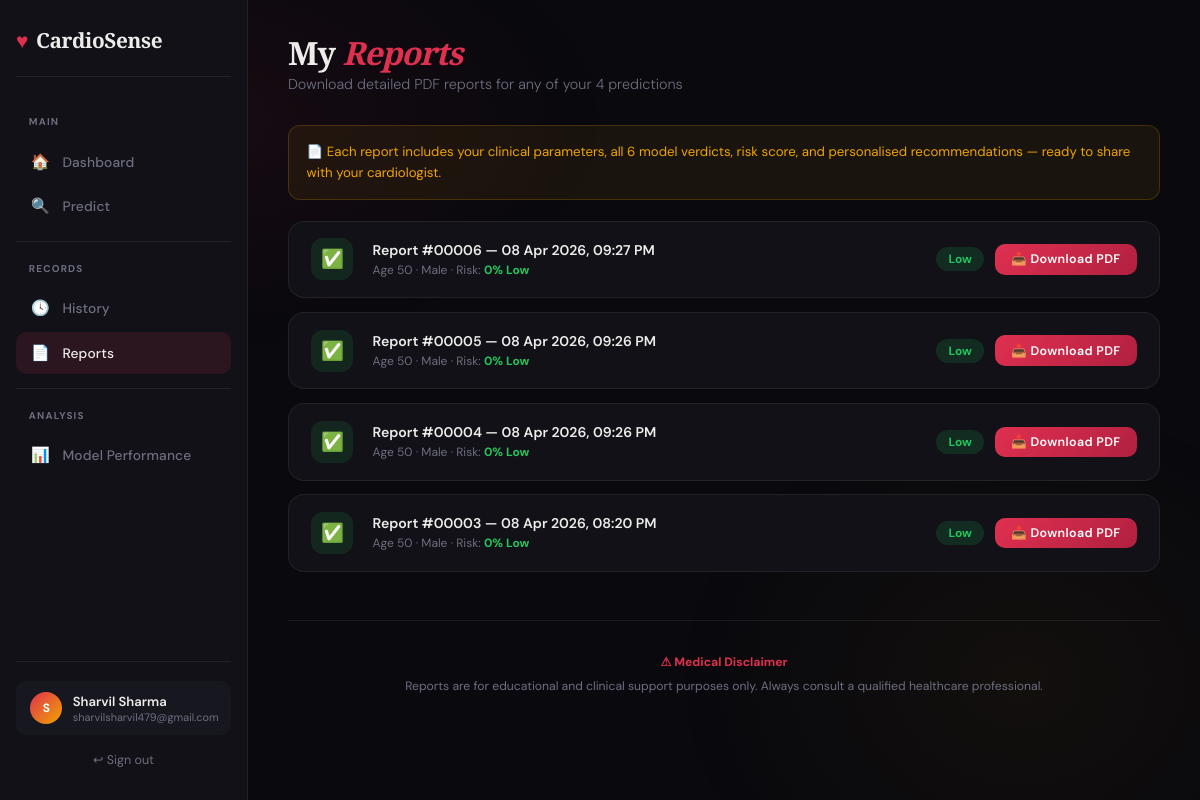
The page /reports (signed in) on the database its author committed.
### app.py (models this page shows)
class Prediction(db.Model):
    id           = db.Column(db.Integer, primary_key=True)
    user_id      = db.Column(db.Integer, db.ForeignKey('user.id'), nullable=False)
    created_at   = db.Column(db.DateTime, default=datetime.utcnow)
    age          = db.Column(db.Integer)
    sex          = db.Column(db.Integer)
    chestpain    = db.Column(db.Integer)
    rbp          = db.Column(db.Integer)
    cholesterol  = db.Column(db.Integer)
    fasting_bs   = db.Column(db.Integer)
    ecg          = db.Column(db.Integer)
    max_hr       = db.Column(db.Integer)
    angina       = db.Column(db.Integer)
    oldpeak      = db.Column(db.Float)
    st_slope     = db.Column(db.Integer)
    risk_pct     = db.Column(db.Integer)
    risk_label   = db.Column(db.String(20))
    results_json = db.Column(db.Text)

### app.py (the view)
@app.route('/reports')
@login_required
def reports():
    preds = Prediction.query.filter_by(user_id=session['user_id'])\
                            .order_by(Prediction.created_at.desc()).all()
    return render_template('reports.html', predictions=preds, name=session['name'])

### app.py (called while the page is built)
def login_required(f):
    @wraps(f)
    def decorated(*args, **kwargs):
        if 'user_id' not in session:
            return redirect(url_for('login'))
        return f(*args, **kwargs)
    return decorated

### templates/reports.html (shortened to what this page needs)
{% extends "base.html" %}
{% block content %}
<div class="page-header">
  <h1>My <em>Reports</em></h1>
  <p>Download detailed PDF reports for any of your {{ predictions|length }} prediction{{ 's' if predictions|length != 1 else '' }}</p>
</div>
{% if predictions %}
<div class="info-box">
  📄 Each report includes your clinical parameters, all 6 model verdicts, risk score, and personalised recommendations — ready to share with your cardiologist.
</div>
<div class="reports-grid">
{% for p in predictions %}
<div class="report-row">
  <div class="rep-icon rep-icon-{{ p.risk_label }}">
    {{ '⚠️' if p.risk_label=='high' else ('🟡' if p.risk_label=='moderate' else '✅') }}
  </div>
  <div class="rep-info">
    <h4>Report #{{ '%05d' % p.id }} — {{ p.created_at.strftime('%d %b %Y, %I:%M %p') }}</h4>
    <p>Age {{ p.age }} · {{ 'Male' if p.sex==0 else 'Female' }} · Risk: <strong style="color:{{ '#e03050' if p.risk_label=='high' else ('#f0a500' if p.risk_label=='moderate' else '#22c55e') }}">{{ p.risk_pct }}% {{ p.risk_label|capitalize }}</strong></p>
  </div>
  <div class="rep-right">
    <span class="risk-badge risk-{{ p.risk_label }}">{{ p.risk_label|capitalize }}</span>
    <a href="/api/report/{{ p.id }}" class="btn btn-primary btn-sm">📥 Download PDF</a>
  </div>
</div>
{% endfor %}
</div>
{% endif %}
<div class="disclaimer">
  <strong>⚠ Medical Disclaimer</strong><br>
  Reports are for educational and clinical support purposes only. Always consult a qualified healthcare professional.
</div>
{% endblock %}

### templates/base.html (style rules this page uses)
:root { --bg:#09090e; --surface:#111117; --surface2:#17171f; --border:rgba(255,255,255,0.07); --accent:#e03050; --gold:#f0a500; --text:#eeeceb; --muted:#6e6e80; --success:#22c55e; --warn:#f0a500; --glow:0 0 40px rgba(224,48,80,0.1); --radius:16px; }
*,*::before,*::after { box-sizing:border-box;margin:0;padding:0 }
html { scroll-behavior:smooth }
body { background:var(--bg);color:var(--text);font-family:'DM Sans',sans-serif;min-height:100vh;overflow-x:hidden }
body::before { content:'';position:fixed;inset:0;background:radial-gradient(ellipse 55% 45% at 15% 15%,rgba(224,48,80,.07) 0%,transparent 65%),radial-gradient(ellipse 45% 55% at 85% 85%,rgba(240,165,0,.045) 0%,transparent 65%);pointer-events:none;z-index:0 }
.page-header { margin-bottom:2rem }
.page-header h1 { font-family:'Playfair Display',serif;font-size:2rem;font-weight:900;letter-spacing:-.03em;line-height:1.1;margin-bottom:.3rem }
.page-header h1 em { font-style:italic;color:var(--accent) }
.page-header p { color:var(--muted);font-size:.9rem;font-weight:300 }
.btn { display:inline-flex;align-items:center;justify-content:center;gap:.5rem;padding:.72rem 1.6rem;border-radius:10px;font-family:'DM Sans',sans-serif;font-size:.88rem;font-weight:600;letter-spacing:.03em;cursor:pointer;border:none;transition:transform .2s,box-shadow .2s,opacity .2s;text-decoration:none }
.btn-primary { background:linear-gradient(135deg,var(--accent) 0%,#b02040 100%);color:#fff }
.btn-sm { padding:.45rem 1rem;font-size:.78rem }
.risk-badge { display:inline-flex;align-items:center;gap:.35rem;padding:.25rem .75rem;border-radius:50px;font-size:.75rem;font-weight:700 }
.risk-low { background:rgba(34,197,94,.15);color:var(--success) }
.disclaimer { text-align:center;padding:1.8rem;color:var(--muted);font-size:.76rem;border-top:1px solid var(--border);margin-top:3rem;line-height:2 }
.disclaimer strong { color:var(--accent) }

### templates/reports.html (style rules this page uses)
.reports-grid { display:grid;gap:.85rem }
.report-row { background:var(--surface);border:1px solid var(--border);border-radius:var(--radius);padding:1.05rem 1.4rem;display:flex;align-items:center;gap:1.2rem;transition:border-color .25s }
.rep-icon { width:42px;height:42px;border-radius:12px;display:flex;align-items:center;justify-content:center;font-size:1.15rem;flex-shrink:0 }
.rep-icon-low { background:rgba(34,197,94,.12) }
.rep-info { flex:1;min-width:0 }
.rep-info h4 { font-size:.88rem;font-weight:600;margin-bottom:.18rem }
.rep-info p { font-size:.75rem;color:var(--muted) }
.rep-right { display:flex;align-items:center;gap:.7rem;flex-shrink:0 }
.info-box { background:rgba(240,165,0,.07);border:1px solid rgba(240,165,0,.2);border-radius:12px;padding:.9rem 1.1rem;display:flex;align-items:flex-start;gap:.7rem;margin-bottom:1.3rem;font-size:.83rem;color:var(--gold);line-height:1.65 }

### rows shown on the page
Prediction: risk_label "✅", id "00006", created_at "08 Apr 2026, 09:27 PM", age "50", sex "Male", risk_pct "0", risk_label "Low"
Prediction: risk_label "✅", id "00005", created_at "08 Apr 2026, 09:26 PM", age "50", sex "Male", risk_pct "0", risk_label "Low"
Prediction: risk_label "✅", id "00004", created_at "08 Apr 2026, 09:26 PM", age "50", sex "Male", risk_pct "0", risk_label "Low"
Prediction: risk_label "✅", id "00003", created_at "08 Apr 2026, 08:20 PM", age "50", sex "Male", risk_pct "0", risk_label "Low"

### other values the page prints
{{ session.name[0]|upper }} "S"
{{ session.name }} "Sharvil Sharma"
{{ session.email }} "sharvilsharvil479@gmail.com"
{{ predictions|length }} "4"
{{ 's' if predictions|length != 1 else '' }} "s"
